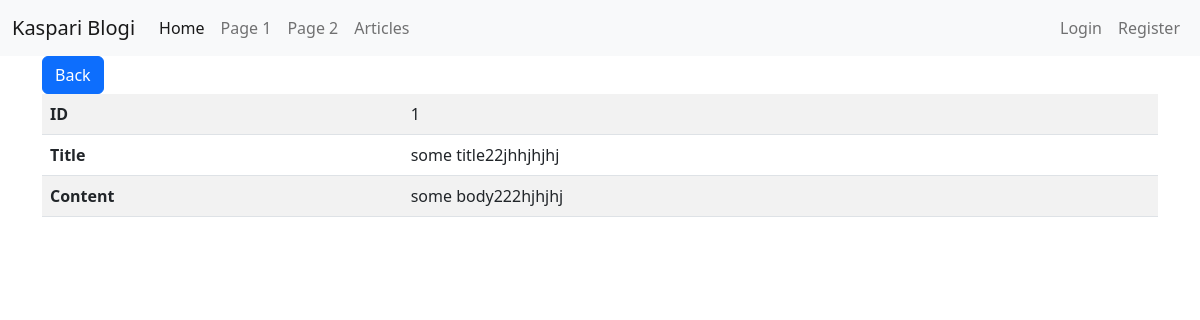
/articles/view?id=1, run on the app's committed database.
### tables this page shows
CREATE TABLE articles
(
    id    integer
        primary key autoincrement,
    title varchar(1023) not null,
    body  text          not null
);

### helpers.php (called while the page is built, shortened)
<?php
function view($viewName, $vars=[]){
    extract($vars);
    include "views/$viewName.php";
}

### src/DB.php (called while the page is built, shortened)
<?php
class DB {
    protected $conn;
    public function __construct()
    {
        $this->conn = new PDO('sqlite:database.sqlite');
        $this->conn->setAttribute(PDO::ATTR_ERRMODE, PDO::ERRMODE_EXCEPTION);
    }
    public function find($table, $model, $id){
        $stmt = $this->conn->prepare("SELECT * FROM $table WHERE id=$id");
        $stmt->execute();
        $stmt->setFetchMode(PDO::FETCH_CLASS, $model);
        return $stmt->fetch();
    }
}

### src/Models/Model.php (called while the page is built, shortened)
<?php
abstract class Model {
    protected static $table;
    public static function find($id){
        $db = new DB();
        return $db->find(static::$table, static::class, $id);
    }
}

### views/articles/view.php (the view)
<?php include 'views/partials/header.php'; ?>
<a href="/articles" class="btn btn-primary">Back</a>
<table class="table table-striped">
    <tbody>
        <tr>
            <th>ID</th>
            <td><?=$article->id?></td>
        </tr>
        <tr>
            <th>Title</th>
            <td><?=$article->title?></td>
        </tr>
        <tr>
            <th>Content</th>
            <td><?=$article->body?></td>
        </tr>
    </tbody>
</table>
<?php include 'views/partials/footer.php'; ?>

### data on the page
articles: id "1", title "some title22jhhjhjhj", body "some body222hjhjhj"
